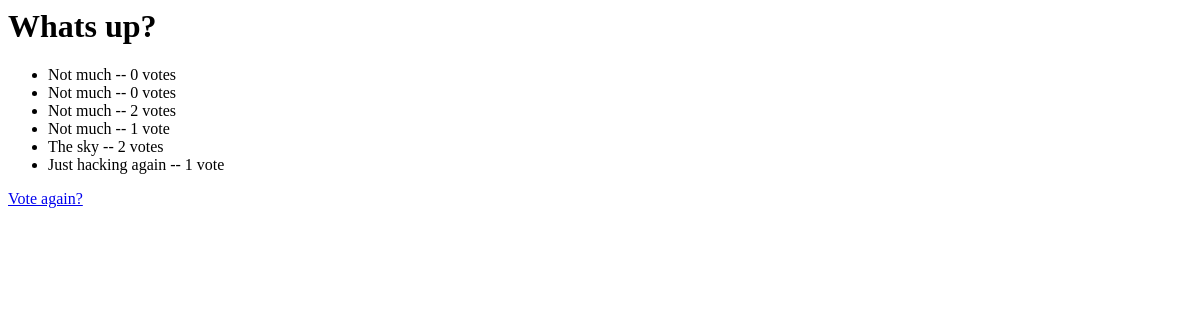
Before: /encuestas/1/results/ with the older database file.
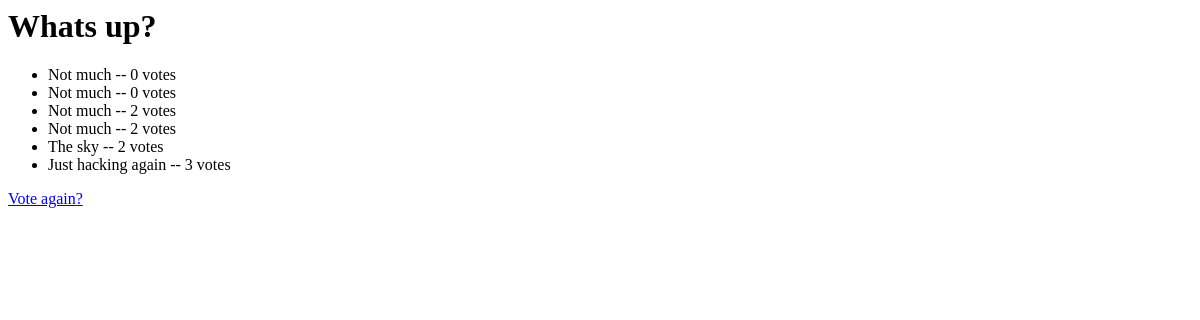
After: the same page with the newer database file.
### encuestas/models.py (models this page shows, shortened)
class Choice(models.Model):
    question = models.ForeignKey(Question, on_delete=models.CASCADE)
    choice_text = models.CharField(max_length=200)
    votes = models.IntegerField(default=0)

### encuestas/views.py (the view)
# urls.py: path('<int:pk>/results/', views.ResultsView.as_view(), name='results'),
class ResultsView(generic.DetailView):
    model = Question
    template_name = 'encuestas/results.html'

### encuestas/templates/encuestas/results.html
<h1>{{ question.question_text }}</h1>
<ul>
{% for choice in question.choice_set.all %}
    <li>{{ choice.choice_text }} -- {{ choice.votes }} vote{{ choice.votes|pluralize }}</li>
{% endfor %}
</ul>
<a href="{% url 'encuestas:detail' question.id %}">Vote again?</a>

Changed rows visible on the page:
changed Choice (number 4 of 6 on the later page): votes "1" → "2"
changed Choice "Just hacking again": votes "1" → "3"
